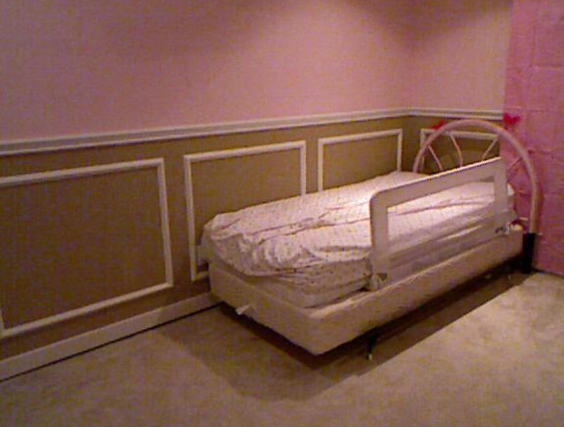
#> input picture data/NYU_COLOR/nyu_1184.png, 564 x 427 px, given as the content of the folder ./select_rgb, which was not available
$ python wrap_nyu_image.py
#> lines starting #> are read from the running program, lines starting #| are printed output that depends on the picture
import os
import cv2


with os.scandir("./select_rgb") as entries:
  for entry in entries:
    print(entry.name)
    raw_img = cv2.imread("./select_rgb/"+entry.name)
#> raw_img is the input picture: shape (427, 564, 3); mean B, G, R 78.8, 91.5, 130.5
    new_img = raw_img[42:42+427,38:38+564]
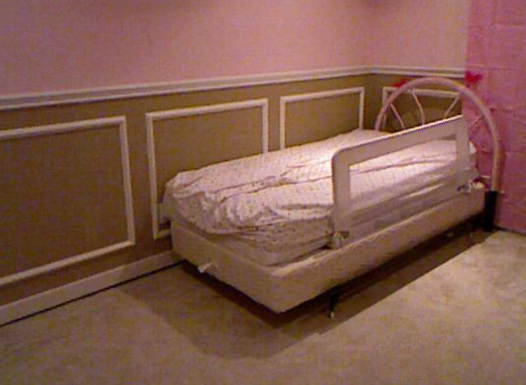
#> new_img: shape (385, 526, 3); mean B, G, R 78.8, 92.7, 131.3
    cv2.imwrite("./NYU_COLOR/"+entry.name, new_img)

$ run again, on data/NYU_COLOR/nyu_1436.png
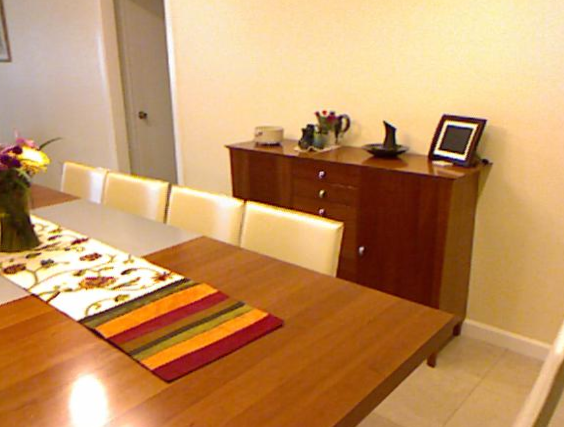
#> input picture data/NYU_COLOR/nyu_1436.png, 564 x 427 px, given as the content of the folder ./select_rgb, which was not available
#> raw_img is the input picture: shape (427, 564, 3); mean B, G, R 98.2, 146.9, 193.5
#> `new_img = raw_img[42:42+427,38:38+564]`:
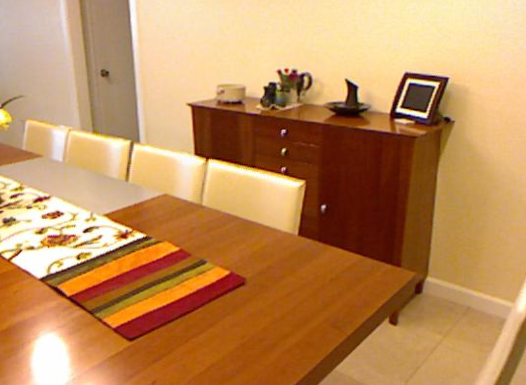
#> new_img: shape (385, 526, 3); mean B, G, R 91.9, 141.8, 191

$ run again, on data/NYU_COLOR/nyu_161.png
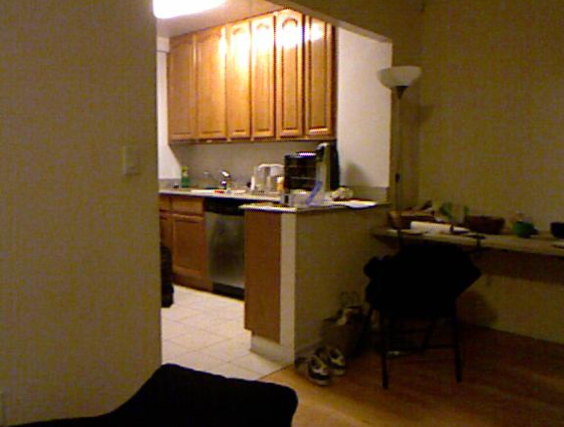
#> input picture data/NYU_COLOR/nyu_161.png, 564 x 427 px, given as the content of the folder ./select_rgb, which was not available
#> raw_img is the input picture: shape (427, 564, 3); mean B, G, R 44.7, 77, 101.9
#> `new_img = raw_img[42:42+427,38:38+564]`:
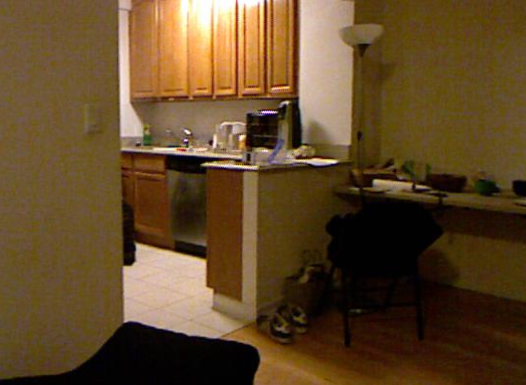
#> new_img: shape (385, 526, 3); mean B, G, R 41, 73, 97.9

$ run again, on data/NYU_COLOR/nyu_163.png
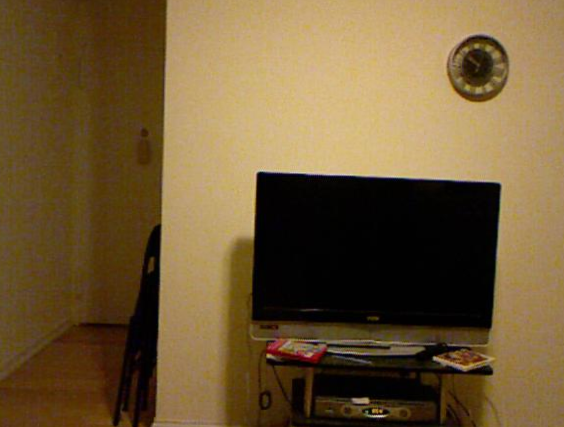
#> input picture data/NYU_COLOR/nyu_163.png, 564 x 427 px, given as the content of the folder ./select_rgb, which was not available
#> raw_img is the input picture: shape (427, 564, 3); mean B, G, R 54.4, 89.9, 112.3
#> `new_img = raw_img[42:42+427,38:38+564]`:
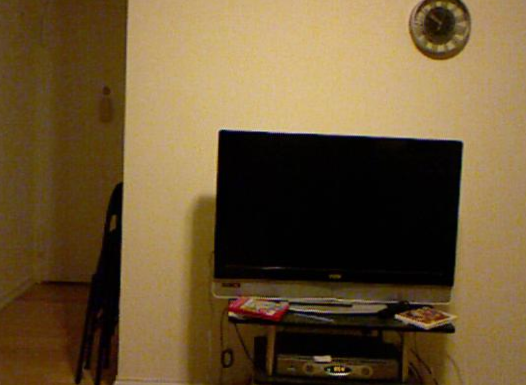
#> new_img: shape (385, 526, 3); mean B, G, R 52.9, 86.9, 108.4
